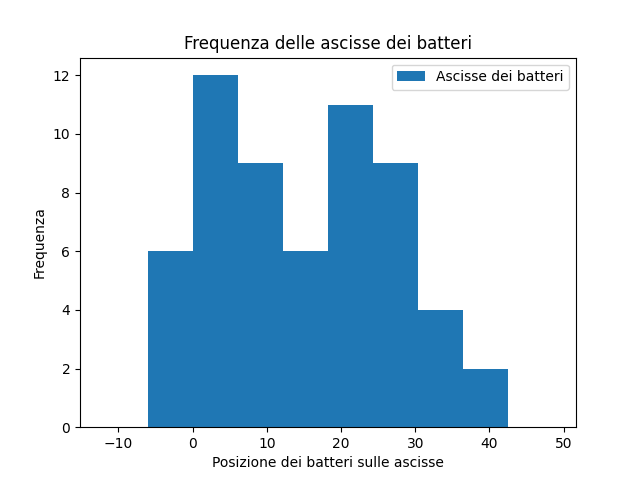

Generate this figure with Python:
import numpy as np
import matplotlib.pyplot as mpl

# Carica i dati delle ascisse su ascisse
ascisse = np.loadtxt("ascisse.dat")

# Crea un istogramma dai dati
mpl.hist(ascisse, range = (ascisse.min() - 10, ascisse.max() + 10), bins = 10, label = "Ascisse dei batteri")


# Cosmetics
mpl.title("Frequenza delle ascisse dei batteri")
mpl.xlabel("Posizione dei batteri sulle ascisse")
mpl.ylabel("Frequenza")
mpl.legend()

# Salva su una png
mpl.savefig("plot.png")

# Disegna
mpl.show()